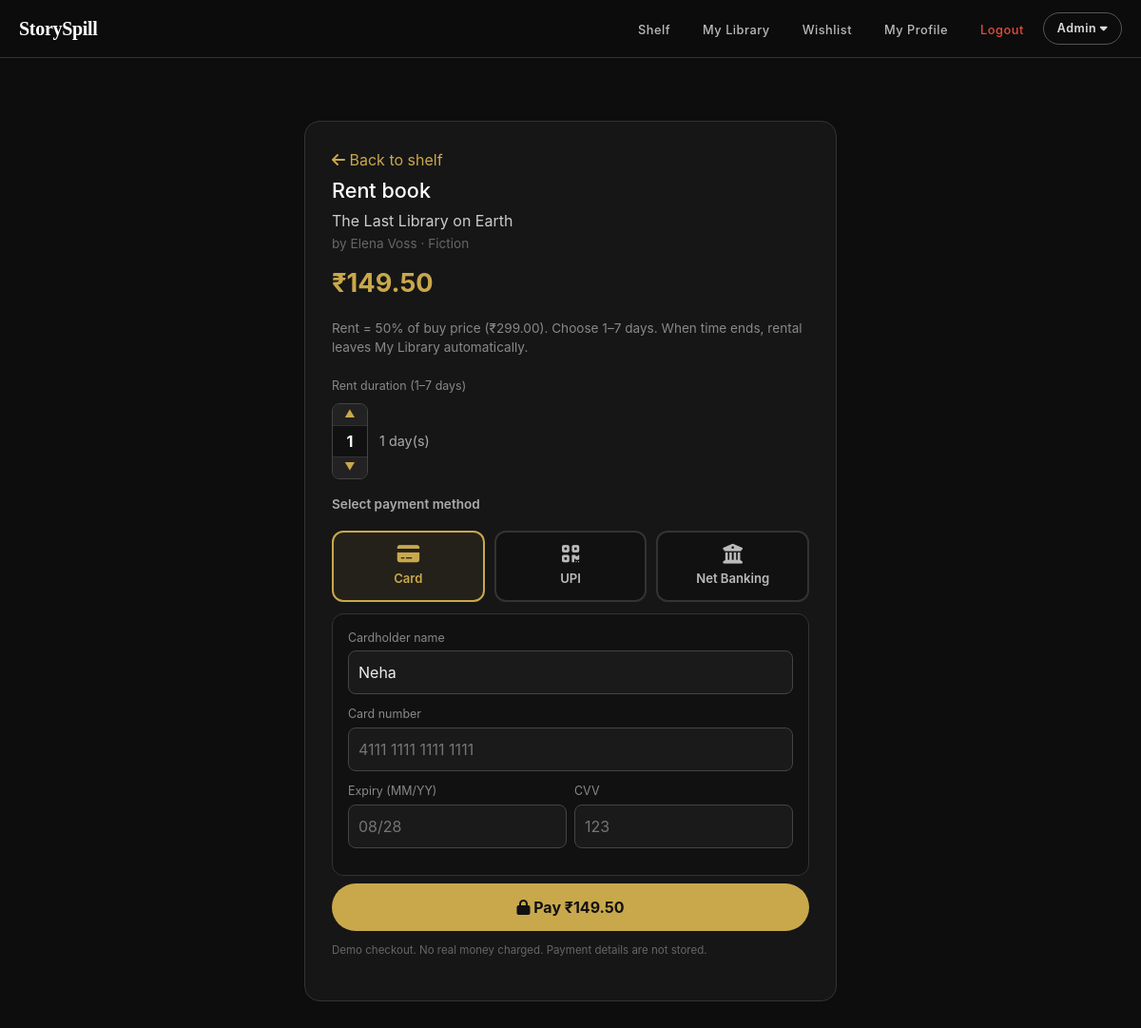
/checkout.php?book_id=1&mode=rent (signed in), run on the app's committed database.
### tables this page shows
CREATE TABLE IF NOT EXISTS books (
  id INT AUTO_INCREMENT PRIMARY KEY,
  user_id INT NOT NULL,
  title VARCHAR(150) NOT NULL,
  author VARCHAR(100) NOT NULL,
  genre VARCHAR(50) NOT NULL,
  price DECIMAL(10,2) NOT NULL DEFAULT 299.00,
  cover_image VARCHAR(255),
  intro_video VARCHAR(255),
  pdf_path VARCHAR(255),
  created_at TIMESTAMP DEFAULT CURRENT_TIMESTAMP,
  FOREIGN KEY (user_id) REFERENCES users(id) ON DELETE CASCADE
);

### checkout.php (the view, shortened to what this page needs)
<?php
require "includes/auth_check.php";
$bookId = (int)($_GET["book_id"] ?? 0);
$mode = $_GET["mode"] ?? "";
$stmt = $pdo->prepare("SELECT b.*, u.name AS uploader_name FROM books b JOIN users u ON b.user_id = u.id WHERE b.id = ?");
$stmt->execute([$bookId]);
$book = $stmt->fetch(PDO::FETCH_ASSOC);
$price = (float)($book["price"] ?? 299);
$rentPrice = round($price / 2, 2);
$payAmount = $mode === "buy" ? $price : $rentPrice;
?>
<!DOCTYPE html>
<html lang="en">
<head>
  <link href="https://cdn.jsdelivr.net/npm/bootstrap@5.3.3/dist/css/bootstrap.min.css" rel="stylesheet">
  <link href="https://cdnjs.cloudflare.com/ajax/libs/font-awesome/6.5.1/css/all.min.css" rel="stylesheet">
  <link rel="stylesheet" href="css/style.css">
</head>
<body>
<?php include "includes/navbar.php"; ?>
<div class="app-container">
  <div class="checkout-card">
    <p style="margin:0 0 8px">
      <a href="index.php" style="color:#c9a84c;text-decoration:none">
        <i class="fas fa-arrow-left"></i> Back to shelf
      </a>
    </p>
    <h2><?php echo $mode === "buy" ? "Buy book" : "Rent book"; ?></h2>
    <p style="color:#ccc; margin-bottom:2px"><?php echo htmlspecialchars($book["title"]); ?></p>
    <p style="color:#666; font-size:0.85rem; margin-bottom:12px">
      by <?php echo htmlspecialchars($book["author"]); ?> · <?php echo htmlspecialchars($book["genre"]); ?>
    </p>
    <p class="price-tag">₹<?php echo number_format($payAmount, 2); ?></p>
    <?php if ($mode === "buy"): ?>
      <p style="color:#888; font-size:0.85rem">One-time payment · lifetime PDF access</p>
    <?php else: ?>
      <p style="color:#888; font-size:0.85rem">
        Rent = 50% of buy price (₹<?php echo number_format($price, 2); ?>). Choose 1–7 days. When time ends, rental leaves My Library automatically.
      </p>
    <?php endif; ?>
    <form method="POST" action="process_payment.php" id="checkoutForm">
      <?php if ($mode === "rent"): ?>
        <label style="color:#888;font-size:0.78rem">Rent duration (1–7 days)</label>
        <div class="days-wrap">
          <div class="days-spinner">
            <button type="button" id="daysUp" aria-label="Increase days">&#9650;</button>
            <input type="number" name="days" id="daysInput" value="1" min="1" max="7" required>
            <button type="button" id="daysDown" aria-label="Decrease days">&#9660;</button>
          </div>
          <span class="days-label"><span id="daysText">1</span> day(s)</span>
        </div>
      <?php endif; ?>
      <p style="color:#aaa; font-size:0.85rem; margin:16px 0 6px; font-weight:600">Select payment method</p>
      <div class="pay-methods">
        <div class="pay-method active" data-method="Card"><i class="fas fa-credit-card"></i> Card</div>
        <div class="pay-method" data-method="UPI"><i class="fas fa-qrcode"></i> UPI</div>
        <div class="pay-method" data-method="NetBanking"><i class="fas fa-university"></i> Net Banking</div>
      </div>
      <div class="pay-panel active" id="panel-Card">
        <label>Cardholder name</label>
        <input type="text" name="card_name" id="card_name" placeholder="Name on card"
               value="<?php echo htmlspecialchars($_SESSION["user_name"] ?? ""); ?>">
        <label>Card number</label>
        <input type="text" name="card_number" id="card_number" placeholder="4111 1111 1111 1111" maxlength="19" inputmode="numeric">
        <div class="row g-2">
          <div class="col-6">
            <label>Expiry (MM/YY)</label>
            <input type="text" name="card_exp" id="card_exp" placeholder="08/28" maxlength="5">
          </div>
          <div class="col-6">
            <label>CVV</label>
            <input type="password" name="card_cvv" id="card_cvv" placeholder="123" maxlength="4">
          </div>
        </div>
      </div>
      <button type="submit" class="btn-pay">
        <i class="fas fa-lock"></i> Pay ₹<?php echo number_format($payAmount, 2); ?>
      </button>
      <p class="note">Demo checkout. No real money charged. Payment details are not stored.</p>
    </form>
  </div>
</div>
</body>
</html>

### css/style.css (style rules this page uses)
:root { --bg-dark: #0d0d0d; --bg-card: #1a1a1a; --bg-elevated: #1f1f1f; --text-primary: #f5f5f5; --text-secondary: #a0a0a0; --accent: #e8d5b7; --accent-hover: #f0e0c0; --danger: #e74c3c; --success: #27ae60; --border: #333; }
* { margin: 0; padding: 0; box-sizing: border-box; }
body { background: var(--bg-dark); color: var(--text-primary); font-family: 'Inter', system-ui, sans-serif; min-height: 100vh; overflow-x: hidden; }
a { color: var(--accent); text-decoration: none; }
.app-container { max-width: 1200px; margin: 0 auto; padding: 30px 20px 100px; }

### checkout.php (style rules this page uses)
.checkout-card { max-width: 560px; margin: 36px auto; background: #161616; border: 1px solid #333; border-radius: 16px; padding: 28px; }
.checkout-card h2 { font-size: 1.35rem; margin-bottom: 6px; color: #fff; }
.price-tag { font-size: 1.7rem; color: #c9a84c; font-weight: 700; }
.pay-methods { display: flex; flex-wrap: wrap; gap: 10px; margin: 18px 0 8px; }
.pay-method { flex: 1; min-width: 120px; text-align: center; padding: 12px 8px; border: 2px solid #333; border-radius: 12px; cursor: pointer; background: #111; color: #bbb; font-size: 0.82rem; font-weight: 600; }
.pay-method i { display: block; font-size: 1.3rem; margin-bottom: 6px; }
.pay-method.active { border-color: #c9a84c; color: #c9a84c; background: rgba(201,168,76,0.08); }
.pay-panel { display: none; background: #111; border: 1px solid #333; border-radius: 12px; padding: 16px; margin-top: 12px; }
.pay-panel.active { display: block; }
.pay-panel label { font-size: 0.78rem; color: #888; display: block; margin-bottom: 4px; }
.pay-panel input, .pay-panel select { width: 100%; background: #1a1a1a; border: 1px solid #444; color: #eee; border-radius: 8px; padding: 10px; margin-bottom: 12px; }
.btn-pay { width: 100%; background: #c9a84c; color: #111; border: none; border-radius: 50px; padding: 13px; font-weight: 700; margin-top: 8px; }
.note { font-size: 0.72rem; color: #666; margin-top: 12px; }
.days-wrap { display: flex; align-items: center; gap: 12px; margin: 8px 0 16px; }
.days-spinner { display: inline-flex; flex-direction: column; border: 1px solid #444; border-radius: 8px; overflow: hidden; background: #1a1a1a; }
.days-spinner button { background: #222; border: none; color: #c9a84c; width: 36px; height: 22px; cursor: pointer; line-height: 1; font-size: 0.7rem; padding: 0; }
.days-spinner input { width: 36px; text-align: center; border: none; border-top: 1px solid #333; border-bottom: 1px solid #333; background: #111; color: #fff; font-weight: 700; font-size: 1rem; padding: 4px 0; margin: 0; -moz-appearance: textfield; }
.days-label { color: #aaa; font-size: 0.9rem; }

### data on the page
books: title "The Last Library on Earth", author "Elena Voss", genre "Fiction", price "149.50", price "299.00"
